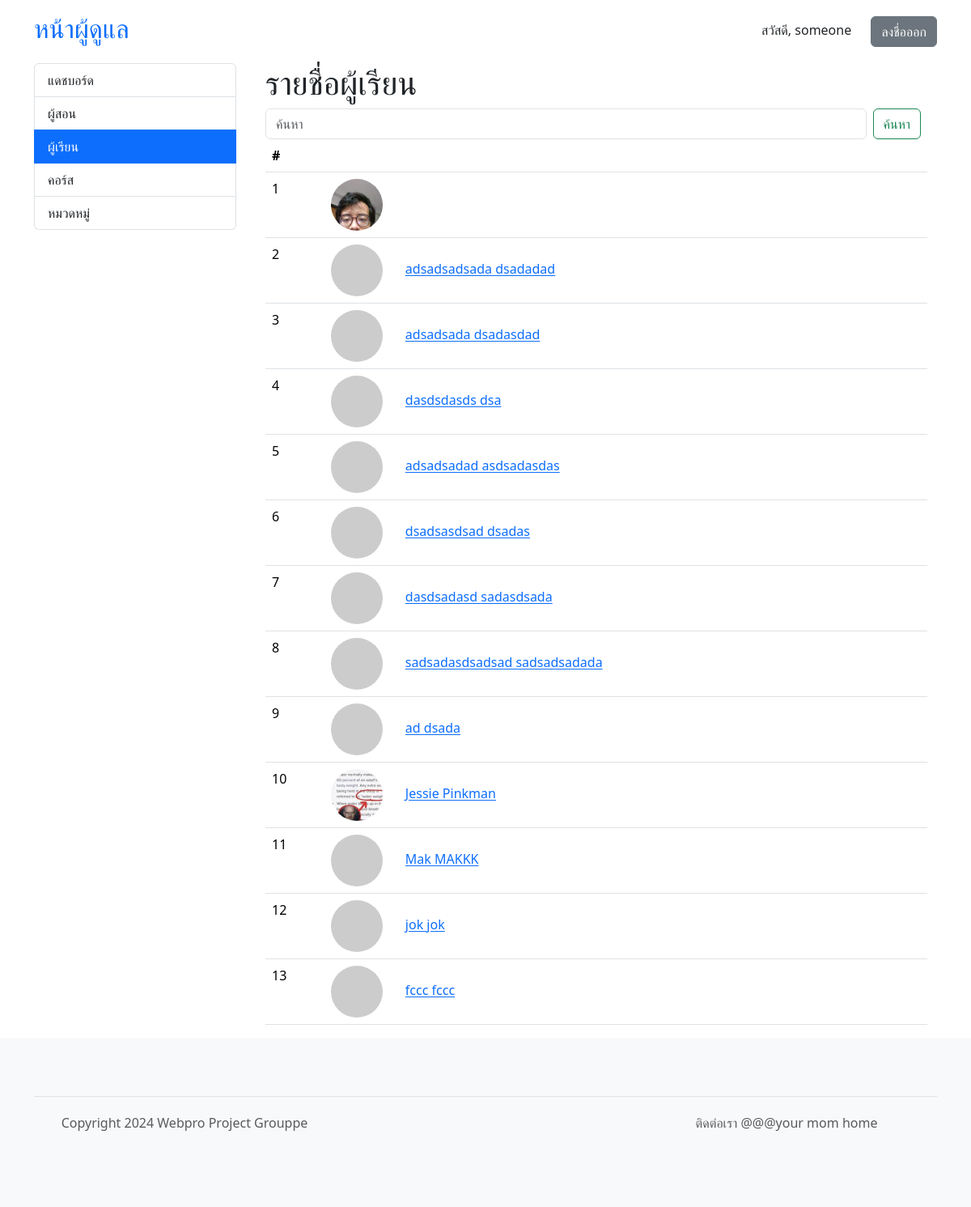
The app's page /admin/students.php (signed in), older data.
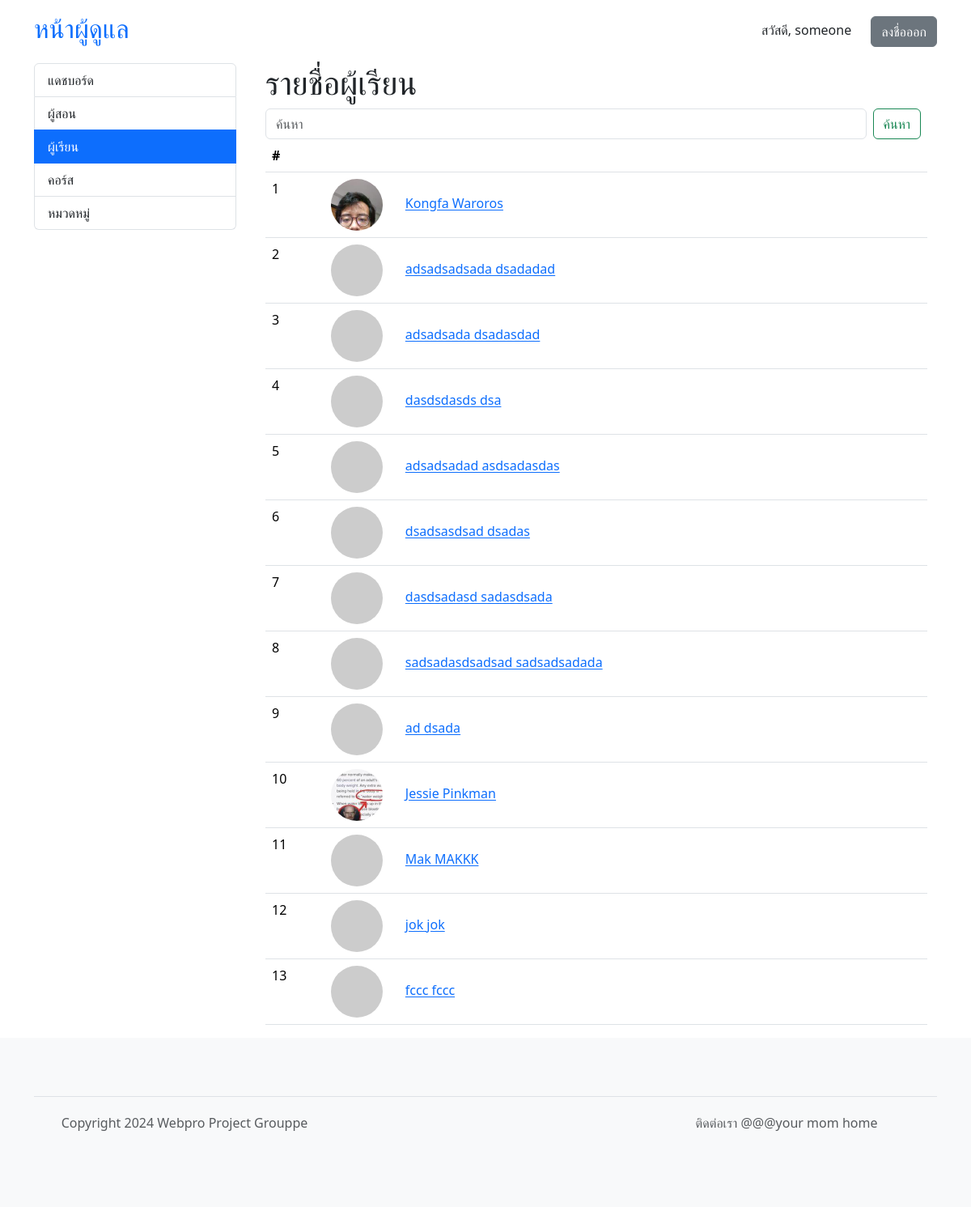
The same page, newer data.
### tables this page shows
CREATE TABLE "students" (
	"id"	INTEGER,
	"username"	VARCHAR(32) NOT NULL,
	"first_name"	VARCHAR(64) NOT NULL,
	"last_name"	VARCHAR(64) NOT NULL,
	"profile_pic_hash"	CHARACTER(32),
	"password"	CHARACTER(72) NOT NULL,
	"email"	VARCHAR(64) NOT NULL,
	"phone"	VARCHAR(16),
	"created_date"	DATETIME,
	PRIMARY KEY("id" AUTOINCREMENT)
);

### admin/students.php (called while the page is built, shortened)
<?php
require 'template_init.php';
require 'template_header.php';
$header = "รายชื่อผู้เรียน";
$show_course = false;
$show_cate = false;
$editpage = "student";
if (isset($_GET['begin'])) {
	$begin = $_GET['begin'];
} else {
	$begin = 0;
}
$search = "";
$list = $db->get_student_simple_list($begin, $search);
require 'si_list.php';
?>

### core.php (called while the page is built, shortened)
<?php
require 'shopping.php';
require 'common.php';
	class App extends SQLite3 {
			?>
				</form><?php
		function admin_is_logged_in() {
			return isset($_SESSION["admin"]);
		}
		function get_student_simple_list($begin, $search) {
			return $this->get_simple_list('students', $begin, $search);
		}
		function get_simple_list($table, $begin, $search) {
			$filter = "";
			$sql = "SELECT profile_pic_hash, id, username, first_name || ' ' || last_name AS name FROM $table" . $filter;
			$ret = $this->query($sql);
			$instructors = array();
			while($row = $ret->fetchArray(SQLITE3_ASSOC)) {
				$row = prepare_other_data($row, '../');
				$instructors[] = $row;
			}
			return $instructors;
		}
	}
?>

### common.php (called while the page is built, shortened)
<?php
function prepare_other_data($row, $prefix = "") {
	if (isset($row['profile_pic_hash'])) {
		if ($row['profile_pic_hash'] != "") {
			$row['pfplink'] = $prefix . "avatars/" . $row['profile_pic_hash'] . '.jpg';
			return $row;
		}
	}
	$row['pfplink'] = get_pfplink_from_seed('saltPROJECTGROUPPE' . md5($row['username']));
	return $row;
}
function get_pfplink_from_seed($ident) {
	return "https://api.dicebear.com/7.x/thumbs/svg?seed=" . $ident;
}
	?>

### admin/si_list.php (the view, shortened to what this page needs)
<div class="container">
<h1><?php echo $header; ?></h1>
	<form class="d-flex" role="search">
		<input class="form-control me-2" name="search" value="<?php echo isset($_GET['search']) ? $_GET['search'] : '' ?>" type="search" placeholder="ค้นหา" aria-label="Search">
		<button class="btn btn-outline-success me-2" type="submit">ค้นหา</button>
	</form>
	<table class="table">
	<thead>
		<tr>
			<th scope="col">#</th>
			<?php if ($show_course) { ?>
			<th scope="col">ชื่อคอร์ส</th>
			<th scope="col">ผู้สอน</th>
			<th scope="col">ยอดขายทั้งหมด</th>
			<?php } else { ?>
			<th scope="col"></th>
			<?php } ?>
		</tr>
	</thead>
	<tbody>
		<?php
			foreach ($list as $i) {
				echo "<tr>";
				echo "<td>{$i['id']}</td>";
				if ($show_cate) {
					echo "<td><a href=\"category.php?id={$i['id']}\">{$i['name']}</a></td>";
					echo "<td>{$i['total_courses']}</td>";
				} else {
					if ($show_course) {
						echo "<td>{$i['name']}</td>";
						echo "<td>{$i['owner_name']}</td>";
						echo "<td>{$i['total_sales']}</td>";
					} else {
						echo "<td><img src=\"{$i['pfplink']}\" alt=\"avatar\" width=\"64\" height=\"64\" class=\"rounded-circle me-4\"> ";
						echo "<a href=\"" . $editpage . ".php?id={$i['id']}\">{$i['name']}</a>";
						echo "</td>";
					}
				}
				echo "</tr>";
			}
		?>
	</tbody>
	</table>
</div>
<?php
require 'template_footer.php';
?>

### admin/template_header.php (shortened to what this page needs)
<?php
	$menu = array(
		"index" => 'แดชบอร์ด',
		"instructors" => 'ผู้สอน',
		"students" => 'ผู้เรียน',
		"courses" => 'คอร์ส',
		"categories" => 'หมวดหมู่',
	);
?>
<!DOCTYPE html>
<html lang="en">
<head>
	<link href="https://cdn.jsdelivr.net/npm/bootstrap@5.3.3/dist/css/bootstrap.min.css" rel="stylesheet">
	<link rel="stylesheet" href="https://cdn.jsdelivr.net/npm/bootstrap-icons@1.11.3/font/bootstrap-icons.min.css">
</head>
<body>
	<?php if ($db->admin_is_logged_in()) { ?>
	<header class="p-3">
		<div class="container">
			<div class="d-flex flex-wrap align-items-center justify-content-center justify-content-lg-start">
				<a href="index.php" class="d-flex align-items-center mb-2 mb-lg-0 text-decoration-none mb-md-0 me-lg-auto">
					<h2>หน้าผู้ดูแล</h2>
				</a>
				<div class="auth-section">
					<span style="margin-right: 20px">สวัสดี, <?php echo $_SESSION['admin']['username'] ?></span>
					<a href="signout.php" class="btn btn-secondary">ลงชื่อออก</a>
				</div>
			</div>
		</div>
	</header>
		<?php
	}
		?>
<?php if ($db->admin_is_logged_in()) { ?>
<div class="container">
	<div class="d-flex gap-4">
		<div class="list-group" style="min-width: 250px;">
			<?php
			foreach ($menu as $key => $value) {
				$active = ($key . '.php' == basename($_SERVER["PHP_SELF"])) ? "active" : "";
				echo "<a href=\"$key.php\" class=\"list-group-item list-group-item-action $active\">$value</a>";
			}
			?>
		</div>
<?php } ?>

### admin/template_footer.php
<?php if ($db->admin_is_logged_in()) { ?>
</div>
</div>
<?php } ?>
<footer class="py-5 text-center text-body-secondary bg-body-tertiary">
	<div class="container">
	<footer class="d-flex flex-wrap justify-content-between align-items-center py-3 my-4 border-top">
	<p class="col-md-4 mb-0 text-body-secondary">Copyright 2024 Webpro Project Grouppe</p>
	<a href="/" class="col-md-4 d-flex align-items-center justify-content-center mb-3 mb-md-0 me-md-auto link-body-emphasis text-decoration-none">
		<svg class="bi me-2" width="40" height="32"><use xlink:href="#bootstrap"></use></svg>
	</a>
	<p class="col-md-4 mb-0 text-body-secondary">ติดต่อเรา
	@@@your mom home</p>
	</footer>
</body>
</html>

Row changes from the older to the newer data that the page shows:
changed students id 1: name (not shown) → "Kongfa Waroros"
